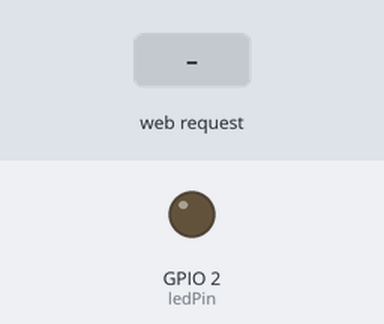
A sketch run on a simulated ESP32. Shown: output pins drawn as LEDs (lit = HIGH). The inputs (shaded band) are chosen by the test bench. WiFi joins after 1.5 s; servers stay silent unless stated; what the sketch prints to the serial monitor is not drawn.

Above: at 2.7 s.
2.8 s: HTTP request GET /on received
At 3.1 s:
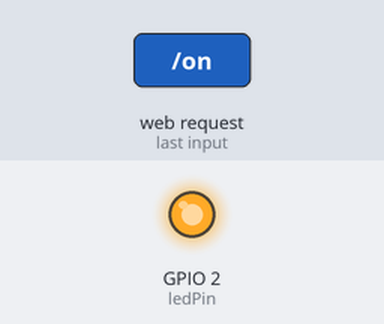
4.3 s: HTTP request GET /off received
At 5.5 s:
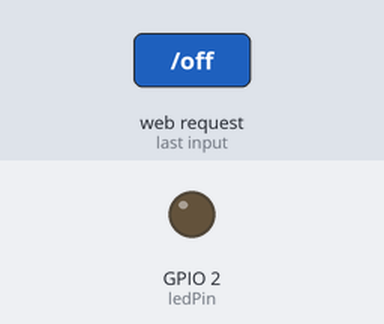
Timing chart, 0 to 7.3 s (numbered marks = the images above; inputs shaded):
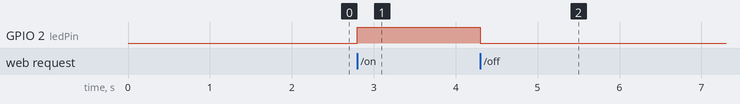

The sketch:

main.ino
```cpp
#include <WiFi.h>
#include <WebServer.h>

// Sostituisci con i dati della tua rete
const char* ssid = "iPhone di Riccardo";
const char* password = "Verstappen104";

// Web server sulla porta 80
WebServer server(80);

// Pin del LED (GPIO 2 è solitamente il LED integrato)
const int ledPin = 2;

// Gestione della pagina principale


void setup() {
  Serial.begin(115200);
  pinMode(ledPin, OUTPUT);
  digitalWrite(ledPin, LOW);

  // Connessione Wi-Fi
  WiFi.begin(ssid, password);
  while (WiFi.status() != WL_CONNECTED) {
    delay(500);
    Serial.print(".");
  }
  Serial.println("");
  Serial.println("Wi-Fi connesso");
  Serial.println("Indirizzo IP: ");
  Serial.println(WiFi.localIP());

  // Definizione dei percorsi del server
  server.on("/on", []() {
    digitalWrite(ledPin, HIGH);
    //server.sendHeader("Location", "/");
    server.send(200, "application/json", "{'text':'Command Confirmed: ON'}");
    Serial.println("HTTP LOG: ON");
  });
  server.on("/off", []() {
    digitalWrite(ledPin, LOW);
    //server.sendHeader("Location", "/");
    server.send(200, "application/json", "{'text':'Command Confirmed: OFF'}");
    Serial.println("HTTP LOG: OFF");
  });

  /* Movement */
  server.on("/move-fwd", []() {
    server.send(200, "application/json", "{'text':'Command Confirmed: Avanti', 'command':'avanti'}");
    Serial.println("HTTP LOG: avanti");
    // go avanti
  });
  server.on("/move-bkw", []() {
    server.send(200, "application/json", "{'text':'Command Confirmed: Indietro', 'command':'indietro'}");
    Serial.println("HTTP LOG: indietro");
    // go indietro
  });
  server.on("/turn-cw", []() {
    server.send(200, "application/json", "{'text':'Command Confirmed: Giro s. orario', 'command':'turn-cw'}");
    Serial.println("HTTP LOG: turn-cw");
    // turn-cw
  });
  server.on("/turn-ccw", []() {
    server.send(200, "application/json", "{'text':'Command Confirmed: Giro s. anti-orario', 'command':'turn-ccw'}");
    Serial.println("HTTP LOG: turn-ccw");
    // turn-cw
  });

  server.begin();
  Serial.println("HTTP server attivo");
}

void loop() {
  server.handleClient();
}
```

Measured:
- after the input at 2.8 s, GPIO 2 (ledPin): LOW → HIGH at once
- after the input at 4.3 s, GPIO 2 (ledPin): HIGH → LOW at once
